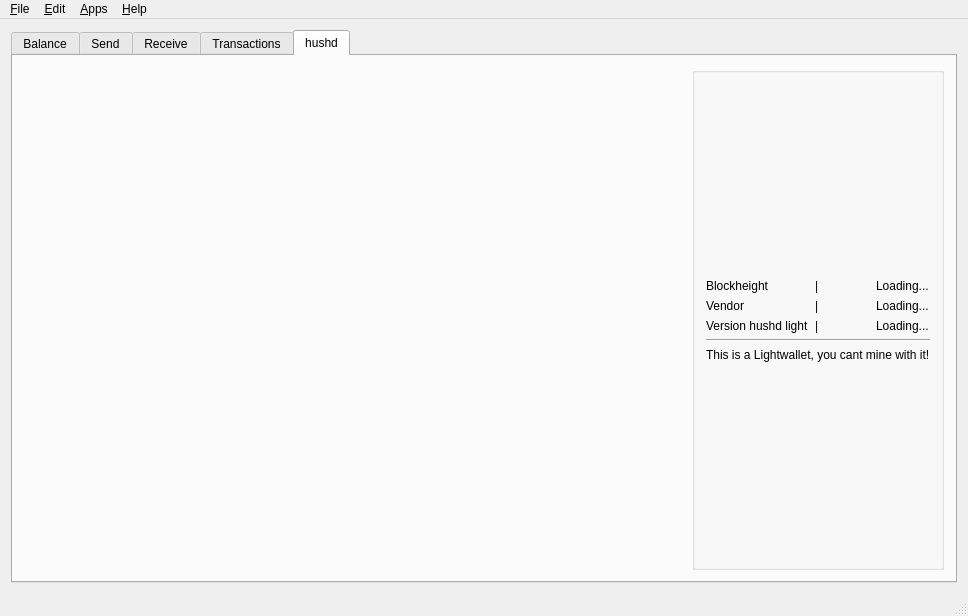
<?xml version="1.0" encoding="UTF-8"?>
<ui version="4.0">
 <class>MainWindow</class>
 <widget class="QMainWindow" name="MainWindow">
  <property name="geometry">
   <rect>
    <x>0</x>
    <y>0</y>
    <width>968</width>
    <height>616</height>
   </rect>
  </property>
  <property name="windowTitle">
   <string>silentdragon</string>
  </property>
  <property name="windowIcon">
   <iconset resource="../application.qrc">
    <normaloff>:/icons/res/icon.ico</normaloff>:/icons/res/icon.ico</iconset>
  </property>
  <widget class="QWidget" name="centralWidget">
   <layout class="QGridLayout" name="gridLayout_3">
    <item row="0" column="0">
     <widget class="QTabWidget" name="tabWidget">
      <property name="currentIndex">
       <number>4</number>
      </property>
      <widget class="QWidget" name="tab">
       <attribute name="title">
        <string>Balance</string>
       </attribute>
       <layout class="QGridLayout" name="gridLayout_2">
        <item row="0" column="0">
         <layout class="QHBoxLayout" name="horizontalLayout_5">
          <item>
           <widget class="QGroupBox" name="groupBox">
            <property name="minimumSize">
             <size>
              <width>250</width>
              <height>0</height>
             </size>
            </property>
            <property name="title">
             <string>Summary</string>
            </property>
            <property name="flat">
             <bool>false</bool>
            </property>
            <layout class="QGridLayout" name="gridLayout">
             <item row="0" column="0">
              <layout class="QVBoxLayout" name="verticalLayout">
               <item>
                <layout class="QHBoxLayout" name="horizontalLayout">
                 <item>
                  <widget class="QLabel" name="label">
                   <property name="sizePolicy">
                    <sizepolicy hsizetype="Minimum" vsizetype="Preferred">
                     <horstretch>0</horstretch>
                     <verstretch>0</verstretch>
                    </sizepolicy>
                   </property>
                   <property name="text">
                    <string>Shielded</string>
                   </property>
                  </widget>
                 </item>
                 <item>
                  <widget class="QLabel" name="balSheilded">
                   <property name="text">
                    <string/>
                   </property>
                   <property name="alignment">
                    <set>Qt::AlignRight|Qt::AlignTrailing|Qt::AlignVCenter</set>
                   </property>
                  </widget>
                 </item>
                </layout>
               </item>
               <item>
                <layout class="QHBoxLayout" name="horizontalLayout_2">
                 <item>
                  <widget class="QLabel" name="label_2">
                   <property name="sizePolicy">
                    <sizepolicy hsizetype="Minimum" vsizetype="Preferred">
                     <horstretch>0</horstretch>
                     <verstretch>0</verstretch>
                    </sizepolicy>
                   </property>
                   <property name="text">
                    <string>Transparent</string>
                   </property>
                  </widget>
                 </item>
                 <item>
                  <widget class="QLabel" name="balTransparent">
                   <property name="text">
                    <string/>
                   </property>
                   <property name="alignment">
                    <set>Qt::AlignRight|Qt::AlignTrailing|Qt::AlignVCenter</set>
                   </property>
                  </widget>
                 </item>
                </layout>
               </item>
               <item>
                <widget class="Line" name="line">
                 <property name="orientation">
                  <enum>Qt::Horizontal</enum>
                 </property>
                </widget>
               </item>
               <item>
                <layout class="QHBoxLayout" name="horizontalLayout_3">
                 <item>
                  <widget class="QLabel" name="label_3">
                   <property name="sizePolicy">
                    <sizepolicy hsizetype="Minimum" vsizetype="Preferred">
                     <horstretch>0</horstretch>
                     <verstretch>0</verstretch>
                    </sizepolicy>
                   </property>
                   <property name="font">
                    <font>
                     <weight>75</weight>
                     <bold>true</bold>
                    </font>
                   </property>
                   <property name="text">
                    <string>Total</string>
                   </property>
                  </widget>
                 </item>
                 <item>
                  <widget class="QLabel" name="balTotal">
                   <property name="font">
                    <font>
                     <weight>75</weight>
                     <bold>true</bold>
                    </font>
                   </property>
                   <property name="text">
                    <string/>
                   </property>
                   <property name="alignment">
                    <set>Qt::AlignRight|Qt::AlignTrailing|Qt::AlignVCenter</set>
                   </property>
                  </widget>
                 </item>
                </layout>
               </item>
               <item>
                <spacer name="verticalSpacer">
                 <property name="orientation">
                  <enum>Qt::Vertical</enum>
                 </property>
                 <property name="sizeHint" stdset="0">
                  <size>
                   <width>20</width>
                   <height>40</height>
                  </size>
                 </property>
                </spacer>
               </item>
               <item>
                <widget class="QLabel" name="lblSyncWarning">
                 <property name="styleSheet">
                  <string notr="true">color:red;</string>
                 </property>
                 <property name="text">
                  <string>Your node is still syncing, balances may not be updated</string>
                 </property>
                 <property name="wordWrap">
                  <bool>true</bool>
                 </property>
                </widget>
               </item>
               <item>
                <widget class="QLabel" name="unconfirmedWarning">
                 <property name="sizePolicy">
                  <sizepolicy hsizetype="Minimum" vsizetype="Preferred">
                   <horstretch>0</horstretch>
                   <verstretch>0</verstretch>
                  </sizepolicy>
                 </property>
                 <property name="styleSheet">
                  <string notr="true">color: red;</string>
                 </property>
                 <property name="text">
                  <string>Some transactions are not yet confirmed</string>
                 </property>
                </widget>
               </item>
              </layout>
             </item>
            </layout>
           </widget>
          </item>
          <item>
           <widget class="QGroupBox" name="groupBox_2">
            <property name="sizePolicy">
             <sizepolicy hsizetype="Expanding" vsizetype="Preferred">
              <horstretch>0</horstretch>
              <verstretch>0</verstretch>
             </sizepolicy>
            </property>
            <property name="title">
             <string>Address Balances</string>
            </property>
            <layout class="QHBoxLayout" name="horizontalLayout_4">
             <property name="spacing">
              <number>6</number>
             </property>
             <property name="leftMargin">
              <number>0</number>
             </property>
             <property name="topMargin">
              <number>0</number>
             </property>
             <property name="rightMargin">
              <number>0</number>
             </property>
             <property name="bottomMargin">
              <number>0</number>
             </property>
             <item>
              <widget class="QTableView" name="balancesTable">
               <property name="selectionMode">
                <enum>QAbstractItemView::SingleSelection</enum>
               </property>
               <property name="selectionBehavior">
                <enum>QAbstractItemView::SelectRows</enum>
               </property>
               <property name="cornerButtonEnabled">
                <bool>false</bool>
               </property>
               <attribute name="horizontalHeaderShowSortIndicator" stdset="0">
                <bool>false</bool>
               </attribute>
               <attribute name="horizontalHeaderStretchLastSection">
                <bool>true</bool>
               </attribute>
               <attribute name="verticalHeaderVisible">
                <bool>false</bool>
               </attribute>
              </widget>
             </item>
            </layout>
           </widget>
          </item>
         </layout>
        </item>
       </layout>
      </widget>
      <widget class="QWidget" name="tab_2">
       <attribute name="title">
        <string>Send</string>
       </attribute>
       <layout class="QVBoxLayout" name="verticalLayout_4">
        <item>
         <widget class="QGroupBox" name="groupBox_4">
          <property name="autoFillBackground">
           <bool>false</bool>
          </property>
          <property name="title">
           <string>From</string>
          </property>
          <property name="flat">
           <bool>false</bool>
          </property>
          <layout class="QVBoxLayout" name="verticalLayout_6">
           <item>
            <layout class="QHBoxLayout" name="horizontalLayout_8">
             <item>
              <widget class="AddressCombo" name="inputsCombo"/>
             </item>
            </layout>
           </item>
           <item>
            <layout class="QHBoxLayout" name="horizontalLayout_15">
             <item>
              <widget class="QLabel" name="label_5">
               <property name="text">
                <string>Address Balance</string>
               </property>
              </widget>
             </item>
             <item>
              <widget class="QLineEdit" name="sendAddressBalance">
               <property name="sizePolicy">
                <sizepolicy hsizetype="Preferred" vsizetype="Fixed">
                 <horstretch>0</horstretch>
                 <verstretch>0</verstretch>
                </sizepolicy>
               </property>
               <property name="alignment">
                <set>Qt::AlignRight|Qt::AlignTrailing|Qt::AlignVCenter</set>
               </property>
               <property name="readOnly">
                <bool>true</bool>
               </property>
              </widget>
             </item>
             <item>
              <widget class="QLabel" name="sendAddressBalanceUSD">
               <property name="text">
                <string/>
               </property>
              </widget>
             </item>
             <item>
              <spacer name="horizontalSpacer_6">
               <property name="orientation">
                <enum>Qt::Horizontal</enum>
               </property>
               <property name="sizeHint" stdset="0">
                <size>
                 <width>40</width>
                 <height>20</height>
                </size>
               </property>
              </spacer>
             </item>
            </layout>
           </item>
          </layout>
         </widget>
        </item>
        <item>
         <widget class="QGroupBox" name="groupBox_3">
          <property name="title">
           <string>Send To</string>
          </property>
          <property name="flat">
           <bool>false</bool>
          </property>
          <layout class="QVBoxLayout" name="verticalLayout_3">
           <property name="leftMargin">
            <number>0</number>
           </property>
           <property name="topMargin">
            <number>0</number>
           </property>
           <property name="rightMargin">
            <number>0</number>
           </property>
           <property name="bottomMargin">
            <number>0</number>
           </property>
           <item>
            <widget class="QScrollArea" name="sendToScrollArea">
             <property name="sizeAdjustPolicy">
              <enum>QAbstractScrollArea::AdjustToContents</enum>
             </property>
             <property name="widgetResizable">
              <bool>true</bool>
             </property>
             <widget class="QWidget" name="sendToWidgets">
              <property name="geometry">
               <rect>
                <x>0</x>
                <y>0</y>
                <width>920</width>
                <height>301</height>
               </rect>
              </property>
              <layout class="QVBoxLayout" name="sendToLayout">
               <item>
                <widget class="QGroupBox" name="verticalGroupBox">
                 <property name="title">
                  <string>Recipient</string>
                 </property>
                 <layout class="QVBoxLayout" name="sendAddressLayout">
                  <item>
                   <layout class="QHBoxLayout" name="horizontalLayout_12">
                    <item>
                     <widget class="QLabel" name="label_4">
                      <property name="text">
                       <string>Address</string>
                      </property>
                     </widget>
                    </item>
                    <item>
                     <widget class="QLineEdit" name="Address1">
                      <property name="placeholderText">
                       <string>Address</string>
                      </property>
                     </widget>
                    </item>
                    <item>
                     <widget class="QPushButton" name="AddressBook1">
                      <property name="text">
                       <string>Address Book</string>
                      </property>
                     </widget>
                    </item>
                   </layout>
                  </item>
                  <item>
                   <layout class="QHBoxLayout" name="horizontalLayout_13">
                    <item>
                     <widget class="QLabel" name="label_6">
                      <property name="text">
                       <string>Amount</string>
                      </property>
                     </widget>
                    </item>
                    <item>
                     <widget class="QLineEdit" name="Amount1">
                      <property name="baseSize">
                       <size>
                        <width>200</width>
                        <height>0</height>
                       </size>
                      </property>
                      <property name="alignment">
                       <set>Qt::AlignRight|Qt::AlignTrailing|Qt::AlignVCenter</set>
                      </property>
                      <property name="placeholderText">
                       <string>Amount</string>
                      </property>
                     </widget>
                    </item>
                    <item>
                     <widget class="QLabel" name="AmtUSD1">
                      <property name="text">
                       <string/>
                      </property>
                     </widget>
                    </item>
                    <item>
                     <widget class="QCheckBox" name="Max1">
                      <property name="text">
                       <string>Max Available</string>
                      </property>
                     </widget>
                    </item>
                    <item>
                     <spacer name="horizontalSpacer_4">
                      <property name="orientation">
                       <enum>Qt::Horizontal</enum>
                      </property>
                      <property name="sizeHint" stdset="0">
                       <size>
                        <width>40</width>
                        <height>20</height>
                       </size>
                      </property>
                     </spacer>
                    </item>
                    <item>
                     <widget class="QPushButton" name="MemoBtn1">
                      <property name="enabled">
                       <bool>true</bool>
                      </property>
                      <property name="toolTip">
                       <string/>
                      </property>
                      <property name="text">
                       <string>Memo</string>
                      </property>
                     </widget>
                    </item>
                   </layout>
                  </item>
                  <item>
                   <widget class="QLabel" name="MemoTxt1">
                    <property name="font">
                     <font>
                      <pointsize>10</pointsize>
                     </font>
                    </property>
                    <property name="text">
                     <string/>
                    </property>
                    <property name="wordWrap">
                     <bool>true</bool>
                    </property>
                   </widget>
                  </item>
                 </layout>
                </widget>
               </item>
               <item>
                <layout class="QHBoxLayout" name="horizontalLayout_7">
                 <item>
                  <spacer name="horizontalSpacer_2">
                   <property name="orientation">
                    <enum>Qt::Horizontal</enum>
                   </property>
                   <property name="sizeHint" stdset="0">
                    <size>
                     <width>40</width>
                     <height>20</height>
                    </size>
                   </property>
                  </spacer>
                 </item>
                 <item>
                  <widget class="QPushButton" name="addAddressButton">
                   <property name="baseSize">
                    <size>
                     <width>200</width>
                     <height>0</height>
                    </size>
                   </property>
                   <property name="text">
                    <string>Add Recipient</string>
                   </property>
                  </widget>
                 </item>
                 <item>
                  <spacer name="horizontalSpacer_3">
                   <property name="orientation">
                    <enum>Qt::Horizontal</enum>
                   </property>
                   <property name="sizeHint" stdset="0">
                    <size>
                     <width>40</width>
                     <height>20</height>
                    </size>
                   </property>
                  </spacer>
                 </item>
                </layout>
               </item>
               <item>
                <spacer name="verticalSpacer_2">
                 <property name="orientation">
                  <enum>Qt::Vertical</enum>
                 </property>
                 <property name="sizeHint" stdset="0">
                  <size>
                   <width>20</width>
                   <height>40</height>
                  </size>
                 </property>
                </spacer>
               </item>
              </layout>
             </widget>
            </widget>
           </item>
          </layout>
         </widget>
        </item>
        <item>
         <layout class="QHBoxLayout" name="layoutSendRecurring">
          <item>
           <widget class="QCheckBox" name="chkRecurring">
            <property name="text">
             <string>Recurring payment</string>
            </property>
           </widget>
          </item>
          <item>
           <widget class="QLabel" name="lblRecurDesc">
            <property name="text">
             <string>Every month, starting 12-May-2012, for 6 payments</string>
            </property>
           </widget>
          </item>
          <item>
           <widget class="QPushButton" name="btnRecurSchedule">
            <property name="text">
             <string>Edit Schedule</string>
            </property>
            <property name="checkable">
             <bool>false</bool>
            </property>
            <property name="checked">
             <bool>false</bool>
            </property>
           </widget>
          </item>
          <item>
           <spacer name="horizontalSpacer_7">
            <property name="orientation">
             <enum>Qt::Horizontal</enum>
            </property>
            <property name="sizeHint" stdset="0">
             <size>
              <width>40</width>
              <height>20</height>
             </size>
            </property>
           </spacer>
          </item>
         </layout>
        </item>
        <item>
         <layout class="QHBoxLayout" name="horizontalLayout_6">
          <item>
           <widget class="QLabel" name="minerFeeLabel">
            <property name="text">
             <string>Miner Fee</string>
            </property>
           </widget>
          </item>
          <item>
           <widget class="QLineEdit" name="minerFeeAmt">
            <property name="sizePolicy">
             <sizepolicy hsizetype="Preferred" vsizetype="Fixed">
              <horstretch>0</horstretch>
              <verstretch>0</verstretch>
             </sizepolicy>
            </property>
            <property name="text">
             <string>0</string>
            </property>
           </widget>
          </item>
          <item>
           <widget class="QLabel" name="lblMinerFeeUSD">
            <property name="text">
             <string/>
            </property>
           </widget>
          </item>
          <item>
           <widget class="QLabel" name="label_17">
            <property name="text">
             <string notr="true"/>
            </property>
           </widget>
          </item>
          <item>
           <spacer name="horizontalSpacer">
            <property name="orientation">
             <enum>Qt::Horizontal</enum>
            </property>
            <property name="sizeHint" stdset="0">
             <size>
              <width>40</width>
              <height>20</height>
             </size>
            </property>
           </spacer>
          </item>
          <item>
           <widget class="QPushButton" name="sendTransactionButton">
            <property name="baseSize">
             <size>
              <width>100</width>
              <height>0</height>
             </size>
            </property>
            <property name="text">
             <string>Send</string>
            </property>
            <property name="flat">
             <bool>false</bool>
            </property>
           </widget>
          </item>
          <item>
           <widget class="QPushButton" name="cancelSendButton">
            <property name="baseSize">
             <size>
              <width>100</width>
              <height>0</height>
             </size>
            </property>
            <property name="text">
             <string>Cancel</string>
            </property>
           </widget>
          </item>
         </layout>
        </item>
       </layout>
      </widget>
      <widget class="QWidget" name="tab_3">
       <attribute name="title">
        <string>Receive</string>
       </attribute>
       <layout class="QVBoxLayout" name="verticalLayout_5">
        <item>
         <layout class="QVBoxLayout" name="verticalLayout_8">
          <item>
           <widget class="QGroupBox" name="groupBox_6">
            <property name="title">
             <string>Address Type</string>
            </property>
            <property name="flat">
             <bool>false</bool>
            </property>
            <property name="checkable">
             <bool>false</bool>
            </property>
            <layout class="QVBoxLayout" name="verticalLayout_9">
             <item>
              <layout class="QHBoxLayout" name="horizontalLayout_9">
               <item>
                <widget class="QRadioButton" name="rdioZSAddr">
                 <property name="text">
                  <string>z-Addr</string>
                 </property>
                </widget>
               </item>
               <item>
                <widget class="QRadioButton" name="rdioTAddr">
                 <property name="sizePolicy">
                  <sizepolicy hsizetype="Preferred" vsizetype="Fixed">
                   <horstretch>0</horstretch>
                   <verstretch>0</verstretch>
                  </sizepolicy>
                 </property>
                 <property name="text">
                  <string>t-Addr</string>
                 </property>
                </widget>
               </item>
              </layout>
             </item>
             <item>
              <layout class="QHBoxLayout" name="horizontalLayout_10">
               <item>
                <widget class="AddressCombo" name="listReceiveAddresses">
                 <property name="sizePolicy">
                  <sizepolicy hsizetype="Expanding" vsizetype="Fixed">
                   <horstretch>0</horstretch>
                   <verstretch>0</verstretch>
                  </sizepolicy>
                 </property>
                 <property name="duplicatesEnabled">
                  <bool>false</bool>
                 </property>
                </widget>
               </item>
               <item>
                <widget class="QPushButton" name="btnReceiveNewAddr">
                 <property name="text">
                  <string>New Address</string>
                 </property>
                </widget>
               </item>
               <item>
                <widget class="QPushButton" name="btnViewAllAddresses">
                 <property name="text">
                  <string>View All Addresses</string>
                 </property>
                </widget>
               </item>
              </layout>
             </item>
            </layout>
           </widget>
          </item>
          <item>
           <layout class="QHBoxLayout" name="horizontalLayout_11">
            <item>
             <layout class="QVBoxLayout" name="verticalLayout_10">
              <item>
               <layout class="QGridLayout" name="gridLayout_4">
                <item row="1" column="0">
                 <widget class="QLabel" name="label_7">
                  <property name="text">
                   <string>Label</string>
                  </property>
                 </widget>
                </item>
                <item row="1" column="2">
                 <widget class="QPushButton" name="rcvUpdateLabel">
                  <property name="text">
                   <string>Update Label</string>
                  </property>
                 </widget>
                </item>
                <item row="2" column="1" colspan="2">
                 <widget class="QLabel" name="rcvBal">
                  <property name="text">
                   <string/>
                  </property>
                 </widget>
                </item>
                <item row="2" column="0">
                 <widget class="QLabel" name="label_21">
                  <property name="text">
                   <string>Address balance</string>
                  </property>
                 </widget>
                </item>
                <item row="1" column="1">
                 <widget class="QLineEdit" name="rcvLabel">
                  <property name="maxLength">
                   <number>40</number>
                  </property>
                  <property name="placeholderText">
                   <string>Optional</string>
                  </property>
                 </widget>
                </item>
                <item row="0" column="1" colspan="2">
                 <widget class="QPlainTextEdit" name="txtReceive">
                  <property name="sizePolicy">
                   <sizepolicy hsizetype="Expanding" vsizetype="Preferred">
                    <horstretch>0</horstretch>
                    <verstretch>0</verstretch>
                   </sizepolicy>
                  </property>
                  <property name="readOnly">
                   <bool>true</bool>
                  </property>
                 </widget>
                </item>
                <item row="3" column="1" colspan="2">
                 <layout class="QHBoxLayout" name="horizontalLayout_16">
                  <item>
                   <widget class="QPushButton" name="exportKey">
                    <property name="text">
                     <string>Export Private Key</string>
                    </property>
                   </widget>
                  </item>
                  <item>
                   <spacer name="horizontalSpacer_5">
                    <property name="orientation">
                     <enum>Qt::Horizontal</enum>
                    </property>
                    <property name="sizeHint" stdset="0">
                     <size>
                      <width>40</width>
                      <height>20</height>
                     </size>
                    </property>
                   </spacer>
                  </item>
                 </layout>
                </item>
                <item row="0" column="0">
                 <widget class="QLabel" name="label_10">
                  <property name="text">
                   <string>Address</string>
                  </property>
                  <property name="alignment">
                   <set>Qt::AlignLeading|Qt::AlignLeft|Qt::AlignTop</set>
                  </property>
                 </widget>
                </item>
               </layout>
              </item>
              <item>
               <widget class="QLabel" name="lblSyncWarningReceive">
                <property name="styleSheet">
                 <string notr="true">color: red;</string>
                </property>
                <property name="text">
                 <string>Your node is still syncing, balances may not be updated</string>
                </property>
               </widget>
              </item>
              <item>
               <spacer name="verticalSpacer_5">
                <property name="orientation">
                 <enum>Qt::Vertical</enum>
                </property>
                <property name="sizeHint" stdset="0">
                 <size>
                  <width>20</width>
                  <height>40</height>
                 </size>
                </property>
               </spacer>
              </item>
             </layout>
            </item>
            <item>
             <widget class="QRCodeLabel" name="qrcodeDisplay">
              <property name="sizePolicy">
               <sizepolicy hsizetype="Expanding" vsizetype="Expanding">
                <horstretch>0</horstretch>
                <verstretch>0</verstretch>
               </sizepolicy>
              </property>
              <property name="styleSheet">
               <string notr="true">background-color: #fff</string>
              </property>
              <property name="text">
               <string/>
              </property>
             </widget>
            </item>
           </layout>
          </item>
         </layout>
        </item>
       </layout>
      </widget>
      <widget class="QWidget" name="tab_4">
       <attribute name="title">
        <string>Transactions</string>
       </attribute>
       <layout class="QVBoxLayout" name="verticalLayout_2">
        <item>
         <widget class="QTableView" name="transactionsTable">
          <property name="selectionMode">
           <enum>QAbstractItemView::SingleSelection</enum>
          </property>
          <property name="selectionBehavior">
           <enum>QAbstractItemView::SelectRows</enum>
          </property>
         </widget>
        </item>
       </layout>
      </widget>
      <widget class="QWidget" name="tab_5">
       <attribute name="title">
        <string>hushd</string>
       </attribute>
       <layout class="QVBoxLayout" name="verticalLayout_7">
        <item>
         <layout class="QHBoxLayout" name="horizontalLayout_14">
          <item>
           <widget class="FilledIconLabel" name="hushdlogo">
            <property name="sizePolicy">
             <sizepolicy hsizetype="Expanding" vsizetype="Expanding">
              <horstretch>0</horstretch>
              <verstretch>0</verstretch>
             </sizepolicy>
            </property>
            <property name="text">
             <string/>
            </property>
            <property name="scaledContents">
             <bool>false</bool>
            </property>
           </widget>
          </item>
          <item>
           <widget class="QGroupBox" name="groupBox_5">
            <property name="title">
             <string/>
            </property>
            <layout class="QGridLayout" name="gridLayout_5">
             <item row="5" column="0" colspan="3">
              <widget class="QLabel" name="label_14">
               <property name="text">
                <string>This is a Lightwallet, you cant mine with it!</string>
               </property>
              </widget>
             </item>
             <item row="6" column="0">
              <spacer name="verticalSpacer_4">
               <property name="orientation">
                <enum>Qt::Vertical</enum>
               </property>
               <property name="sizeHint" stdset="0">
                <size>
                 <width>20</width>
                 <height>40</height>
                </size>
               </property>
              </spacer>
             </item>
             <item row="2" column="2">
              <widget class="QLabel" name="version">
               <property name="text">
                <string>Loading...</string>
               </property>
              </widget>
             </item>
             <item row="1" column="0">
              <widget class="QLabel" name="heightLabel">
               <property name="text">
                <string>Blockheight</string>
               </property>
              </widget>
             </item>
             <item row="3" column="2">
              <widget class="QLabel" name="Vendor">
               <property name="text">
                <string>Loading...</string>
               </property>
              </widget>
             </item>
             <item row="3" column="0">
              <widget class="QLabel" name="label_12">
               <property name="text">
                <string>Version hushd light</string>
               </property>
              </widget>
             </item>
             <item row="2" column="0">
              <widget class="QLabel" name="label_8">
               <property name="text">
                <string>Vendor</string>
               </property>
              </widget>
             </item>
             <item row="1" column="2">
              <widget class="QLabel" name="blockHeight">
               <property name="text">
                <string>Loading...</string>
               </property>
              </widget>
             </item>
             <item row="4" column="0" colspan="3">
              <widget class="Line" name="line_2">
               <property name="orientation">
                <enum>Qt::Horizontal</enum>
               </property>
              </widget>
             </item>
             <item row="0" column="0">
              <spacer name="verticalSpacer_3">
               <property name="orientation">
                <enum>Qt::Vertical</enum>
               </property>
               <property name="sizeHint" stdset="0">
                <size>
                 <width>20</width>
                 <height>40</height>
                </size>
               </property>
              </spacer>
             </item>
             <item row="3" column="1">
              <widget class="QLabel" name="label_9">
               <property name="text">
                <string>|</string>
               </property>
              </widget>
             </item>
             <item row="2" column="1">
              <widget class="QLabel" name="label_11">
               <property name="text">
                <string>|</string>
               </property>
              </widget>
             </item>
             <item row="1" column="1">
              <widget class="QLabel" name="label_13">
               <property name="text">
                <string>|</string>
               </property>
              </widget>
             </item>
            </layout>
           </widget>
          </item>
         </layout>
        </item>
       </layout>
      </widget>
     </widget>
    </item>
   </layout>
  </widget>
  <widget class="QMenuBar" name="menuBar">
   <property name="geometry">
    <rect>
     <x>0</x>
     <y>0</y>
     <width>968</width>
     <height>22</height>
    </rect>
   </property>
   <widget class="QMenu" name="menuFile">
    <property name="title">
     <string>&amp;File</string>
    </property>
    <addaction name="actionRequest_hush"/>
    <addaction name="actionPay_URI"/>
    <addaction name="separator"/>
    <addaction name="actionExport_All_Private_Keys"/>
    <addaction name="actionBackup_wallet_dat"/>
    <addaction name="separator"/>
    <addaction name="actionExport_transactions"/>
    <addaction name="separator"/>
    <addaction name="actionExit"/>
   </widget>
   <widget class="QMenu" name="menuHelp">
    <property name="title">
     <string>&amp;Help</string>
    </property>
    <addaction name="actionDonate"/>
    <addaction name="actionDiscord"/>
    <addaction name="actionWebsite"/>
    <addaction name="actionCheck_for_Updates"/>
    <addaction name="actionFile_a_bug"/>
    <addaction name="actionAbout"/>
   </widget>
   <widget class="QMenu" name="menuApps">
    <property name="title">
     <string>&amp;Apps</string>
    </property>
    <addaction name="actionConnect_Mobile_App"/>
   </widget>
   <widget class="QMenu" name="menu_Edit">
    <property name="title">
     <string>&amp;Edit</string>
    </property>
    <addaction name="action_Address_Book"/>
    <addaction name="actionSettings"/>
    <addaction name="action_Recurring_Payments"/>
   </widget>
   <addaction name="menuFile"/>
   <addaction name="menu_Edit"/>
   <addaction name="menuApps"/>
   <addaction name="menuHelp"/>
  </widget>
  <widget class="QStatusBar" name="statusBar"/>
  <action name="actionExit">
   <property name="text">
    <string>E&amp;xit</string>
   </property>
  </action>
  <action name="actionAbout">
   <property name="text">
    <string>&amp;About</string>
   </property>
  </action>
  <action name="actionSettings">
   <property name="text">
    <string>&amp;Settings</string>
   </property>
   <property name="shortcut">
    <string>Ctrl+P</string>
   </property>
  </action>
  <action name="actionDonate">
   <property name="text">
    <string>&amp;Send Duke Feedback</string>
   </property>
  </action>
  <action name="actionDiscord">
   <property name="text">
    <string>&amp;Hush Discord</string>
   </property>
  </action>
  <action name="actionWebsite">
   <property name="text">
    <string>&amp;Hush Website</string>
   </property>
  </action>
  <action name="actionCheck_for_Updates">
   <property name="text">
    <string>Check github.com for &amp;updates</string>
   </property>
  </action>
  <action name="actionExport_All_Private_Keys">
   <property name="text">
    <string>&amp;Export all private keys</string>
   </property>
  </action>
  <action name="action_Address_Book">
   <property name="text">
    <string>Address &amp;book</string>
   </property>
   <property name="shortcut">
    <string>Ctrl+B</string>
   </property>
  </action>
  <action name="actionBackup_wallet_dat">
   <property name="text">
    <string>&amp;Backup wallet.dat</string>
   </property>
  </action>
  <action name="actionExport_transactions">
   <property name="text">
    <string>Export transactions</string>
   </property>
  </action>
  <action name="actionPay_URI">
   <property name="text">
    <string>Pay hush &amp;URI...</string>
   </property>
  </action>
  <action name="actionConnect_Mobile_App">
   <property name="text">
    <string>Connect mobile &amp;app</string>
   </property>
   <property name="shortcut">
    <string>Ctrl+M</string>
   </property>
  </action>
  <action name="action_Recurring_Payments">
   <property name="text">
    <string>&amp;Recurring Payments</string>
   </property>
  </action>
  <action name="actionRequest_hush">
   <property name="text">
    <string>Request hush...</string>
   </property>
  </action>
  <action name="actionFile_a_bug">
   <property name="text">
    <string>File a bug...</string>
   </property>
  </action>
 </widget>
 <layoutdefault spacing="6" margin="11"/>
 <customwidgets>
  <customwidget>
   <class>AddressCombo</class>
   <extends>QComboBox</extends>
   <header>addresscombo.h</header>
  </customwidget>
  <customwidget>
   <class>QRCodeLabel</class>
   <extends>QLabel</extends>
   <header>qrcodelabel.h</header>
  </customwidget>
  <customwidget>
   <class>FilledIconLabel</class>
   <extends>QLabel</extends>
   <header>fillediconlabel.h</header>
  </customwidget>
 </customwidgets>
 <tabstops>
  <tabstop>tabWidget</tabstop>
  <tabstop>inputsCombo</tabstop>
  <tabstop>Address1</tabstop>
  <tabstop>Amount1</tabstop>
  <tabstop>Max1</tabstop>
  <tabstop>AddressBook1</tabstop>
  <tabstop>MemoBtn1</tabstop>
  <tabstop>addAddressButton</tabstop>
  <tabstop>sendTransactionButton</tabstop>
  <tabstop>cancelSendButton</tabstop>
  <tabstop>rdioZSAddr</tabstop>
  <tabstop>rdioTAddr</tabstop>
  <tabstop>listReceiveAddresses</tabstop>
  <tabstop>btnReceiveNewAddr</tabstop>
  <tabstop>txtReceive</tabstop>
  <tabstop>rcvLabel</tabstop>
  <tabstop>rcvUpdateLabel</tabstop>
  <tabstop>transactionsTable</tabstop>
  <tabstop>balancesTable</tabstop>
  <tabstop>minerFeeAmt</tabstop>
  <tabstop>sendAddressBalance</tabstop>
  <tabstop>sendToScrollArea</tabstop>
 </tabstops>
 <resources>
  <include location="../application.qrc"/>
 </resources>
 <connections/>
</ui>
